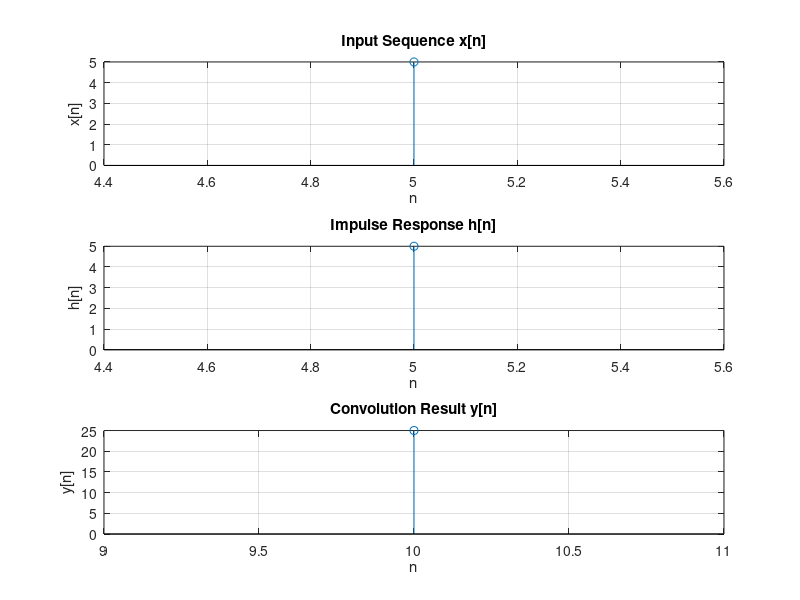

Source code (MATLAB):
%Linear convolution without using inbuilt functions
% Input sequences and their indices
x = input('Enter input sequence x: ');
x_ind = input('Enter index of x: ');
h = input('Enter impulse response h: ');
h_ind = input('Enter index of h: ');
% Get the length of the sequences
len_x = length(x);
len_h = length(h);
% Calculate the length of the convolution result
len_y = len_x + len_h - 1;
% Initialize the result sequence with zeros
y = zeros(1, len_y);
% Perform the convolution
for i = 1:len_x
for j = 1:len_h
y(i + j - 1) = y(i + j - 1) + x(i) * h(j);
end
end
% Determine the time indices for the convolution result
y_ind = min(x_ind) + min(h_ind) : max(x_ind) + max(h_ind);
% Display the result
disp('Linear Convolution Result:');
disp(y);
% Plotting the input sequences and the convolution result
% Create a figure window
figure;
% Plot the first sequence x
subplot(3, 1, 1);
stem(x_ind, x);
title('Input Sequence x[n]');
xlabel('n');
ylabel('x[n]');
grid on;
% Plot the second sequence h
subplot(3, 1, 2);
stem(h_ind, h);
title('Impulse Response h[n]');
xlabel('n');
ylabel('h[n]');
grid on;
% Plot the convolution result y
subplot(3, 1, 3);
stem(y_ind, y);
title('Convolution Result y[n]');
xlabel('n');
ylabel('y[n]');
grid on;